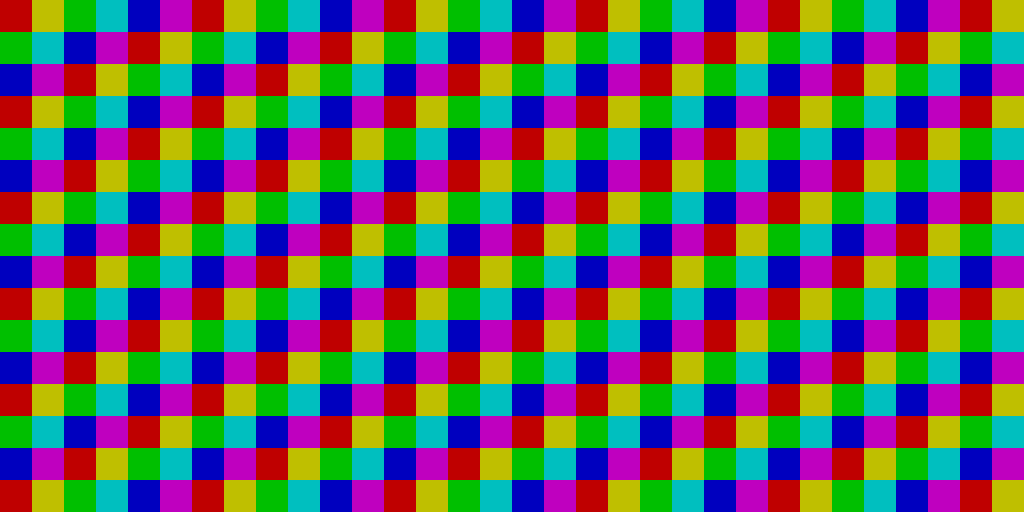

A level layout from a 2D game, rendered from its tile map. Below: a short description, then the map file with its tile-grid data intact:
An orthogonal 32x16 tile map with 32x32 px tiles, 1 tile layer (Tile Layer 1), 2 tilesets and 38 objects (4x b2BodyDynamic, 4x b2BodyStatic).

<map version="1.2" tiledversion="1.2.4" orientation="orthogonal" renderorder="right-down" width="32" height="16" tilewidth="32" tileheight="32" infinite="0" nextlayerid="6" nextobjectid="54">
 <tileset firstgid="1" source="../tsx/grid.tsx" />
 <tileset firstgid="1025" source="../tsx/may.tsx" />
 <layer id="5" name="Tile Layer 1" width="32" height="16">
  <data encoding="csv">
1,2,3,4,5,6,7,8,9,10,11,12,13,14,15,16,17,18,19,20,21,22,23,24,25,26,27,28,29,30,31,32,
33,34,35,36,37,38,39,40,41,42,43,44,45,46,47,48,49,50,51,52,53,54,55,56,57,58,59,60,61,62,63,64,
65,66,67,68,69,70,71,72,73,74,75,76,77,78,79,80,81,82,83,84,85,86,87,88,89,90,91,92,93,94,95,96,
97,98,99,100,101,102,103,104,105,106,107,108,109,110,111,112,113,114,115,116,117,118,119,120,121,122,123,124,125,126,127,128,
129,130,131,132,133,134,135,136,137,138,139,140,141,142,143,144,145,146,147,148,149,150,151,152,153,154,155,156,157,158,159,160,
161,162,163,164,165,166,167,168,169,170,171,172,173,174,175,176,177,178,179,180,181,182,183,184,185,186,187,188,189,190,191,192,
193,194,195,196,197,198,199,200,201,202,203,204,205,206,207,208,209,210,211,212,213,214,215,216,217,218,219,220,221,222,223,224,
225,226,227,228,229,230,231,232,233,234,235,236,237,238,239,240,241,242,243,244,245,246,247,248,249,250,251,252,253,254,255,256,
257,258,259,260,261,262,263,264,265,266,267,268,269,270,271,272,273,274,275,276,277,278,279,280,281,282,283,284,285,286,287,288,
289,290,291,292,293,294,295,296,297,298,299,300,301,302,303,304,305,306,307,308,309,310,311,312,313,314,315,316,317,318,319,320,
321,322,323,324,325,326,327,328,329,330,331,332,333,334,335,336,337,338,339,340,341,342,343,344,345,346,347,348,349,350,351,352,
353,354,355,356,357,358,359,360,361,362,363,364,365,366,367,368,369,370,371,372,373,374,375,376,377,378,379,380,381,382,383,384,
385,386,387,388,389,390,391,392,393,394,395,396,397,398,399,400,401,402,403,404,405,406,407,408,409,410,411,412,413,414,415,416,
417,418,419,420,421,422,423,424,425,426,427,428,429,430,431,432,433,434,435,436,437,438,439,440,441,442,443,444,445,446,447,448,
449,450,451,452,453,454,455,456,457,458,459,460,461,462,463,464,465,466,467,468,469,470,471,472,473,474,475,476,477,478,479,480,
481,482,483,484,485,486,487,488,489,490,491,492,493,494,495,496,497,498,499,500,501,502,503,504,505,506,507,508,509,510,511,512
</data>
 </layer>
 <objectgroup id="2" name="Object Layer 1">
  <properties>
   <property name="collidable" type="bool" value="true" />
  </properties>
  <object id="1" type="b2BodyDynamic" x="32" y="32" width="96" height="96" />
  <object id="2" type="b2BodyDynamic" x="224" y="32" width="67.8823" height="67.8823" rotation="45" />
  <object id="3" type="b2BodyDynamic" x="320" y="32" width="96" height="96">
   <ellipse />
  </object>
  <object id="4" type="b2BodyDynamic" x="448" y="32" width="64" height="96">
   <ellipse />
  </object>
  <object id="5" x="624" y="16" width="64" height="113.137" rotation="45">
   <ellipse />
  </object>
  <object id="6" type="b2BodyStatic" x="320" y="160">
   <polygon points="0,0 0,96 96,96" />
  </object>
  <object id="7" type="b2BodyStatic" x="512" y="160" rotation="45">
   <polygon points="0,0 0,67.8823 67.8823,67.8823" />
  </object>
  <object id="8" type="b2BodyStatic" x="32" y="160">
   <polyline points="0,0 96,0 96,96 0,96" />
  </object>
  <object id="9" type="b2BodyStatic" x="224" y="160" rotation="45">
   <polyline points="0,0 96,0 96,96 0,96" />
  </object>
  <object id="10" x="32" y="320">
   <point />
  </object>
  <object id="11" x="128" y="320">
   <point />
  </object>
  <object id="12" x="128" y="416">
   <point />
  </object>
  <object id="13" x="32" y="416">
   <point />
  </object>
  <object id="14" gid="1073742922" x="864" y="128" width="32" height="32" />
  <object id="15" gid="3221226570" x="896" y="128" width="32" height="32" />
  <object id="17" gid="1098" x="864" y="160" width="32" height="32" />
  <object id="18" gid="2147484746" x="896" y="160" width="32" height="32" />
  <object id="20" gid="1073742922" x="864" y="256" width="64" height="64" />
  <object id="21" gid="3221226570" x="928" y="256" width="64" height="64" />
  <object id="23" gid="1098" x="864" y="320" width="64" height="64" />
  <object id="24" gid="2147484746" x="928" y="320" width="64" height="64" />
  <object id="29" gid="1073742922" x="864" y="48" width="16" height="16" />
  <object id="30" gid="2147484746" x="880" y="64" width="16" height="16" />
  <object id="31" gid="3221226570" x="880" y="48" width="16" height="16" />
  <object id="32" gid="1098" x="864" y="64" width="16" height="16" />
  <object id="41" gid="1073742922" x="768" y="110" width="32" height="32" rotation="45" />
  <object id="42" gid="3221226570" x="800" y="110" width="32" height="32" rotation="45" />
  <object id="43" gid="1098" x="768" y="142" width="32" height="32" rotation="45" />
  <object id="44" gid="2147484746" x="800" y="142" width="32" height="32" rotation="45" />
  <object id="45" gid="1073742922" x="704" y="224" width="64" height="64" rotation="45" />
  <object id="46" gid="3221226570" x="768" y="224" width="64" height="64" rotation="45" />
  <object id="47" gid="1098" x="704" y="288" width="64" height="64" rotation="45" />
  <object id="48" gid="2147484746" x="768" y="288" width="64" height="64" rotation="45" />
  <object id="49" gid="1073742922" x="800" y="40" width="16" height="16" rotation="45" />
  <object id="50" gid="2147484746" x="816" y="56" width="16" height="16" rotation="45" />
  <object id="51" gid="3221226570" x="816" y="40" width="16" height="16" rotation="45" />
  <object id="52" gid="1098" x="800" y="56" width="16" height="16" rotation="45" />
  <object id="53" x="0" y="448" width="160" height="64">
   <text fontfamily="MS Shell Dlg 2" pixelsize="27" wrap="1" color="#ffffff" halign="center" valign="center">Hello World</text>
  </object>
 </objectgroup>
</map>
